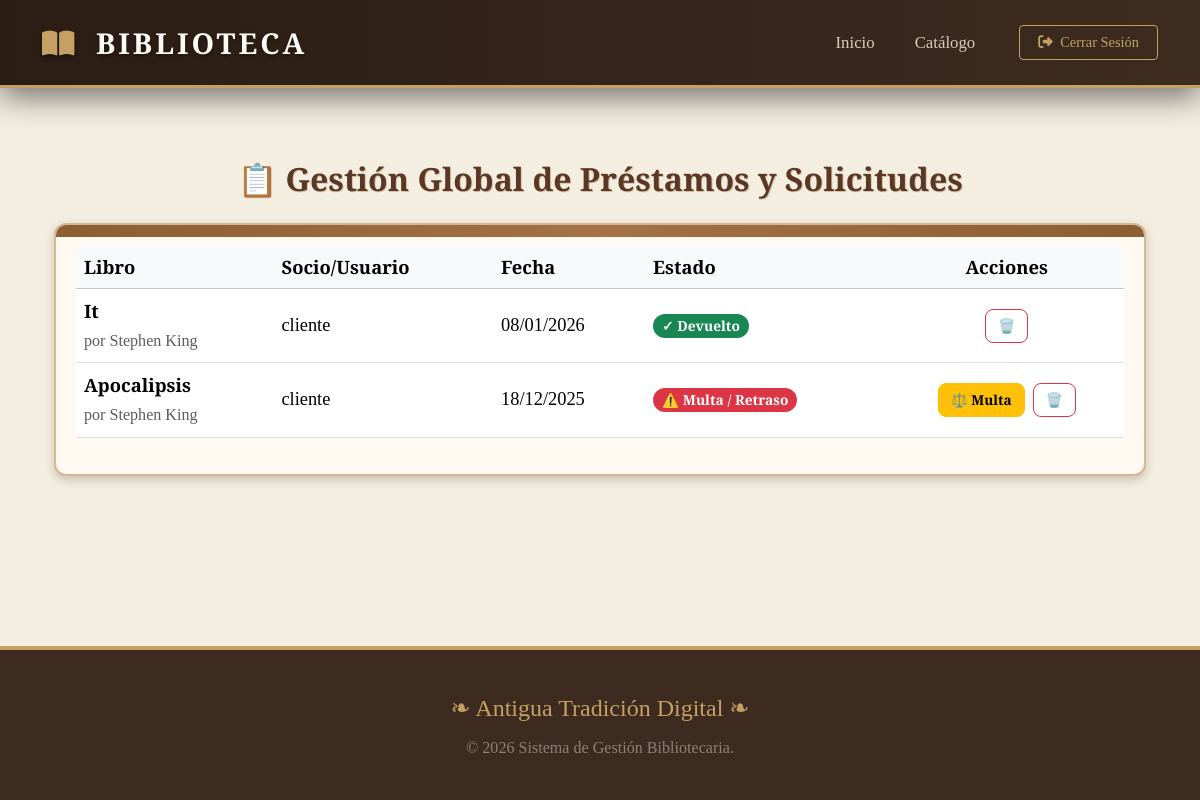
/prestamos/ (signed in), run on an earlier commit of the app's database.
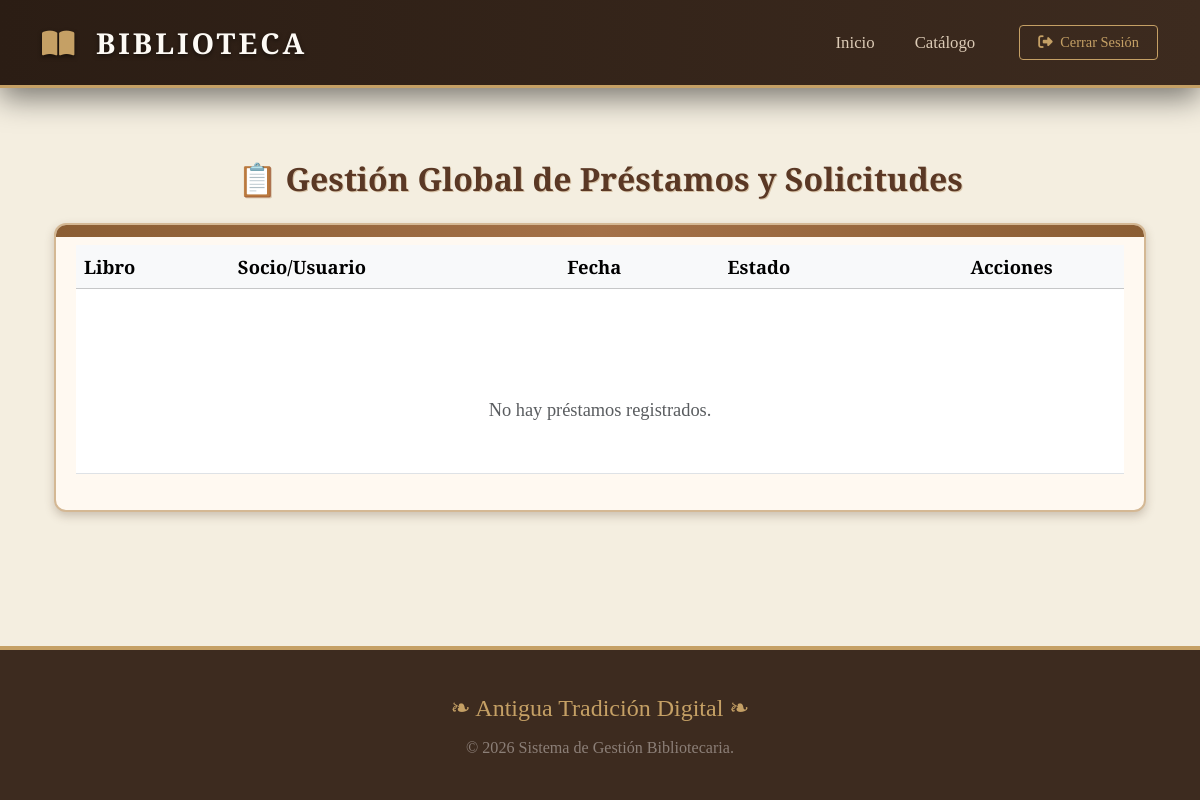
And on a later commit of the database.
### Gestion/models.py (models this page shows, shortened)
class Prestamos(models.Model):
    libro = models.ForeignKey(Libro, related_name="prestamos", on_delete=models.PROTECT)
    usuario = models.ForeignKey(settings.AUTH_USER_MODEL, related_name="prestamos", on_delete=models.PROTECT)
    fecha_prestamo = models.DateField(default=timezone.now)
    fecha_max = models.DateField(null=True, blank=True)
    fecha_devolucion = models.DateField(null=True, blank=True)
    ESTADOS = [('p', 'Prestado'), ('m', 'Multa'), ('d', 'Devuelto')]
    estado = models.CharField(max_length=1, choices=ESTADOS, default='p')
    multa_fija = models.DecimalField(max_digits=6, decimal_places=2, default=0.00)

class Libro(models.Model):
    isbn_validator = RegexValidator(
        regex=r'^(\d{10}|\d{13})$',
        message="El ISBN debe tener exactamente 10 o 13 números."
    )
    titulo = models.CharField(max_length=200)
    isbn = models.CharField(
        max_length=13,
        unique=True,
        validators=[isbn_validator]
    )
    titulo = models.CharField(max_length=200)
    isbn = models.CharField(max_length=13, unique=True, null=True, blank=True)
    descripcion = models.TextField(blank=True, null=True)
    autor = models.ForeignKey(Autor, related_name="libros", on_delete=models.PROTECT)
    cantidad_total = models.PositiveIntegerField(default=1)
    ejemplares_disponibles = models.IntegerField(default=1)
    portada = models.ImageField(upload_to='portadas/', blank=True, null=True)
    disponible = models.BooleanField(default=True)

class Autor(models.Model):
    nombre = models.CharField(max_length=50)
    apellido = models.CharField(max_length=50)
    bibliografia = models.TextField(blank=True, null=True)
    class Meta:
        unique_together = ('nombre', 'apellido')
        verbose_name = "Autor"
        verbose_name_plural = "Autores"
    def __str__(self):
        return f"{self.nombre} {self.apellido}"

### Gestion/views.py (the view)
# urls.py: path('prestamos/', lista_prestamos, name='lista_prestamos'),
@login_required
def lista_prestamos(request):
    es_gestion = request.user.is_superuser or request.user.groups.filter(name__in=['Administrador', 'Bibliotecario']).exists()
    if es_gestion:
        prestamos = Prestamos.objects.all().order_by('-fecha_prestamo')
    else:
        prestamos = Prestamos.objects.filter(usuario=request.user).order_by('-fecha_prestamo')
    return render(request, 'Gestion/templates/prestamos.html', {'prestamos': prestamos, 'es_gestion': es_gestion})

### Gestion/templates/prestamos.html (shortened to what the changed rows need)
{% extends "index.html" %}
{% block contenido %}
<div class="container mt-4 animate__animated animate__fadeIn">
    <h2 class="text-center mb-4 library-title">
        {% if es_gestion %}
            📋 Gestión Global de Préstamos y Solicitudes
        {% else %}
            📖 Mi Historial de Préstamos
        {% endif %}
    </h2>
    <div class="library-card">
        <div class="table-responsive">
            <table class="table table-hover align-middle">
                <thead class="table-light">
                    <tr>
                        <th>Libro</th>
                        {% if es_gestion %}
                            <th>Socio/Usuario</th>
                            <th>Fecha</th>
                        {% else %}
                            <th>Fecha Préstamo</th>
                        {% endif %}
                        <th>Estado</th>
                        <th class="text-center">Acciones</th>
                    </tr>
                </thead>
                <tbody>
                    {% for prestamo in prestamos %}
                    <tr class="animate__animated animate__fadeInUp" style="animation-delay: {{ forloop.counter0|add:"100" }}ms;">
                        <td>
                            <strong>{{ prestamo.libro.titulo }}</strong>
                            <br>
                            <small class="text-muted">por {{ prestamo.libro.autor }}</small>
                        </td>
                        {% if es_gestion %}
                            <td>
                                {{ prestamo.usuario.get_full_name|default:prestamo.usuario.username }}
                            </td>
                            <td>{{ prestamo.fecha_prestamo|date:"d/m/Y" }}</td>
                        {% else %}
                            <td>{{ prestamo.fecha_prestamo|date:"d/m/Y" }}</td>
                        {% endif %}
                        <td>
                            {% if prestamo.estado == 's' %}
                                <span class="badge badge-solicitado rounded-pill">⏳ Solicitado</span>
                            {% elif prestamo.estado == 'p' %}
                                <span class="badge bg-info text-dark rounded-pill">📚 Prestado</span>
                            {% elif prestamo.estado == 'm' %}
                                <span class="badge bg-danger rounded-pill">⚠️ Multa / Retraso</span>
                            {% elif prestamo.estado == 'd' %}
                                <span class="badge bg-success rounded-pill">✓ Devuelto</span>
                            {% elif prestamo.estado == 'r' %}
                                <span class="badge badge-rechazado rounded-pill">✗ Rechazado</span>
                            {% endif %}
                        </td>
                        <td class="text-center">
                            <div class="d-flex flex-wrap justify-content-center gap-2">
                                {% if es_gestion %}
                                    {% if prestamo.estado == 'm' %}
                                        <a href="{% url 'crear_multa' prestamo.id %}"
                                           class="btn btn-warning btn-action btn-sm"
                                           title="Gestionar Multa">
                                            ⚖️ Multa
                                        </a>
                                    {% endif %}
                                    {% if user.is_superuser %}
                                        <a href="{% url 'eliminar_prestamo' prestamo.pk %}"
                                           class="btn btn-outline-danger btn-action btn-sm"
                                           title="Eliminar del historial">
                                            🗑️
                                        </a>
                                    {% endif %}
                                {% endif %}
                            </div>
                        </td>
                    </tr>
                    {% empty %}
                    <tr>
                        <td colspan="{% if es_gestion %}5{% else %}4{% endif %}" class="text-center py-5 text-muted">
                            <br>
                            No hay préstamos registrados.
                        </td>
                    </tr>
                    {% endfor %}
                </tbody>
            </table>
        </div>
    </div>
</div>
{% endblock %}

What changed in the data, as far as the page shows it:
removed Prestamos: libro.titulo "It", libro.autor "Stephen King", usuario.get_full_name "cliente", fecha_prestamo "08/01/2026", estado "✓ Devuelto"
removed Prestamos: libro.titulo "Apocalipsis", libro.autor "Stephen King", usuario.get_full_name "cliente", fecha_prestamo "18/12/2025", estado "⚠️ Multa / Retraso"
Also different on the page:
text now shown: "No hay préstamos registrados."
